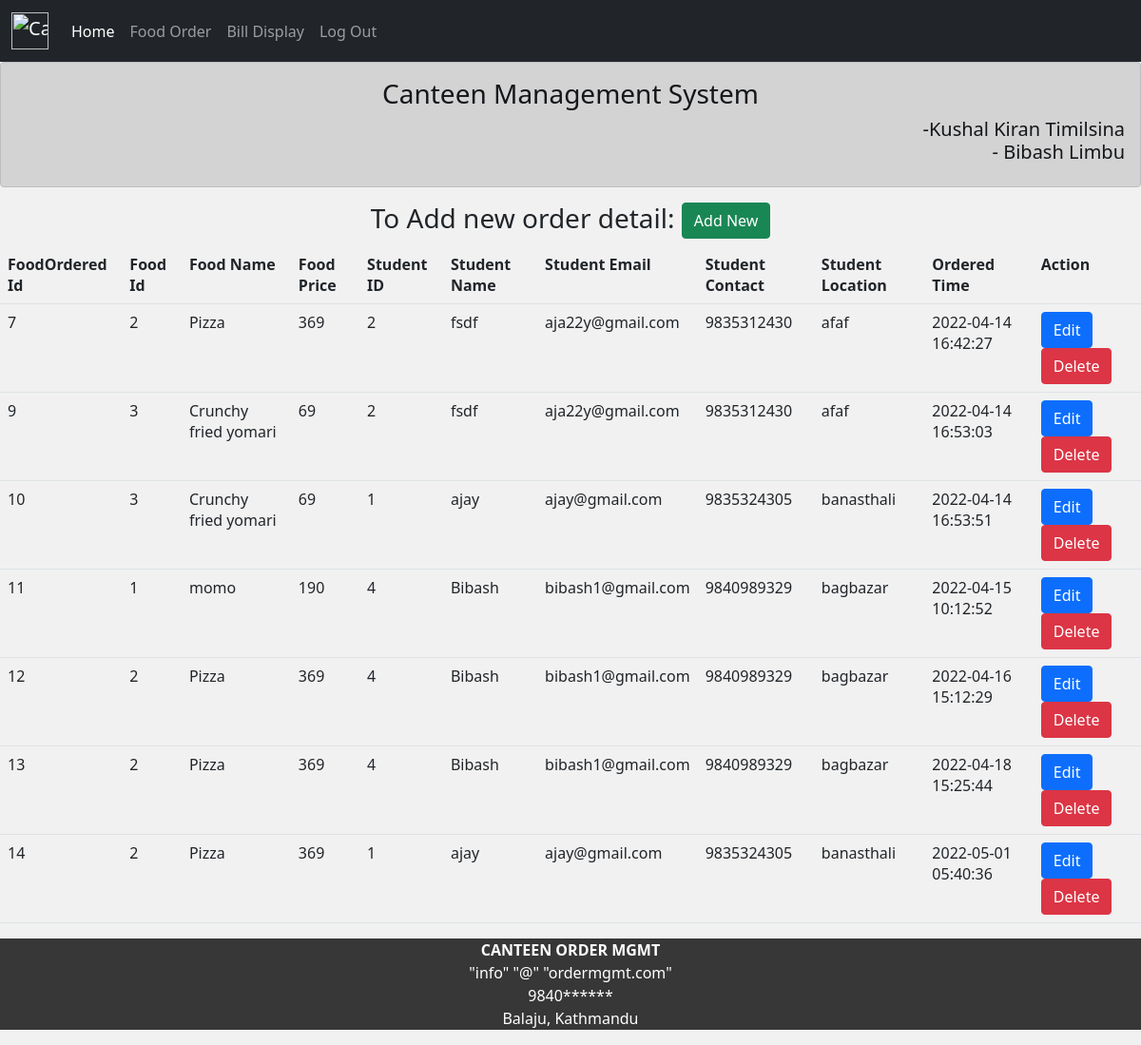
The page /list_foodordered.php on the database its author committed.
### tables this page shows
CREATE TABLE `foodordered` (
  `o_id` int(5) NOT NULL,
  `s_ids` int(5) NOT NULL,
  `f_ids` int(5) NOT NULL,
  `fo_ts` timestamp NOT NULL DEFAULT current_timestamp() ON UPDATE current_timestamp(),
  `quantity` int(11) NOT NULL
);

CREATE TABLE `food` (
  `f_id` int(5) NOT NULL,
  `f_name` varchar(50) NOT NULL,
  `f_price` int(5) NOT NULL
);

CREATE TABLE `student` (
  `s_id` int(5) NOT NULL,
  `s_name` varchar(30) NOT NULL,
  `s_email` varchar(50) NOT NULL,
  `s_contact` varchar(10) NOT NULL,
  `s_location` varchar(50) NOT NULL
);

### list_foodordered.php (the view, shortened to what this page needs)
<?php include 'conn.php';
include 'components.php';
include 'salesman_header.php';?>
<html>
<body style="background-color: #f1f1f1;" >
<h3 align="center"> To Add new order detail: <a type="button" class="btn btn-success" href="add_foodordered.php">Add New</a></h3>
<?php
$query="SELECT foodordered.o_id, food.f_id,food.f_name,food.f_price,student.s_id,student.s_name, student.s_email,student.s_contact,student.s_location, foodordered.fo_ts FROM foodordered INNER JOIN food ON foodordered.f_ids=f_id INNER JOIN student ON foodordered.s_ids=student.s_id";
$result = mysqli_query($conn,$query);
echo "<table class='table table-orderes w-auto p-3 table-responsive' align='center'>
<tr>
<th>FoodOrdered Id</th>
<th>Food Id</th>
<th>Food Name</th>
<th>Food Price</th>
<th>Student ID</th>
<th>Student Name</th>
<th>Student Email</th>
<th>Student Contact</th>
<th>Student Location</th>
<th>Ordered Time</th>
<th>Action</th>
</tr>";
while($row = mysqli_fetch_array($result))
  {
  echo "<tr>";
  echo "<td>" . $row['o_id'] . "</td>";
  echo "<td>" . $row['f_id'] . "</td>";
  echo "<td>" . $row['f_name'] . "</td>";
  echo "<td>" . $row['f_price'] . "</td>";
  echo "<td>" . $row['s_id'] . "</td>";
  echo "<td>" . $row['s_name'] . "</td>";
  echo "<td>" . $row['s_email'] . "</td>";
  echo "<td>" . $row['s_contact'] . "</td>";
  echo "<td>" . $row['s_location'] . "</td>";
  echo "<td>" . $row['fo_ts'] . "</td>";
  $id=$row['o_id'];
  echo "<td>" . "<a class='btn btn-primary' href='edit_foodordered.php?edit=$id'>Edit</a>"."\t "."<a class='btn btn-danger' href='delete_foodordered.php?del=$id'>Delete</a>". "</td>";
  echo "</tr>";
  }
echo "</table>";
?>
<?php include 'footer.php' ?>
</body>
</html>

### rows shown on the page
foodordered: o_id "7", f_ids.f_id "2", f_ids.f_name "Pizza", f_ids.f_price "369", s_ids.s_id "2", s_ids.s_name "fsdf", s_ids.s_email "aja22y@gmail.com", s_ids.s_contact "9835312430", s_ids.s_location "afaf", fo_ts "2022-04-14 16:42:27"
foodordered: o_id "9", f_ids.f_id "3", f_ids.f_name "Crunchy fried yomari", f_ids.f_price "69", s_ids.s_id "2", s_ids.s_name "fsdf", s_ids.s_email "aja22y@gmail.com", s_ids.s_contact "9835312430", s_ids.s_location "afaf", fo_ts "2022-04-14 16:53:03"
foodordered: o_id "10", f_ids.f_id "3", f_ids.f_name "Crunchy fried yomari", f_ids.f_price "69", s_ids.s_id "1", s_ids.s_name "ajay", s_ids.s_email "ajay@gmail.com", s_ids.s_contact "9835324305", s_ids.s_location "banasthali", fo_ts "2022-04-14 16:53:51"
foodordered: o_id "11", f_ids.f_id "1", f_ids.f_name "momo", f_ids.f_price "190", s_ids.s_id "4", s_ids.s_name "Bibash", s_ids.s_email "bibash1@gmail.com", s_ids.s_contact "9840989329", s_ids.s_location "bagbazar", fo_ts "2022-04-15 10:12:52"
foodordered: o_id "12", f_ids.f_id "2", f_ids.f_name "Pizza", f_ids.f_price "369", s_ids.s_id "4", s_ids.s_name "Bibash", s_ids.s_email "bibash1@gmail.com", s_ids.s_contact "9840989329", s_ids.s_location "bagbazar", fo_ts "2022-04-16 15:12:29"
foodordered: o_id "13", f_ids.f_id "2", f_ids.f_name "Pizza", f_ids.f_price "369", s_ids.s_id "4", s_ids.s_name "Bibash", s_ids.s_email "bibash1@gmail.com", s_ids.s_contact "9840989329", s_ids.s_location "bagbazar", fo_ts "2022-04-18 15:25:44"
foodordered: o_id "14", f_ids.f_id "2", f_ids.f_name "Pizza", f_ids.f_price "369", s_ids.s_id "1", s_ids.s_name "ajay", s_ids.s_email "ajay@gmail.com", s_ids.s_contact "9835324305", s_ids.s_location "banasthali", fo_ts "2022-05-01 05:40:36"
